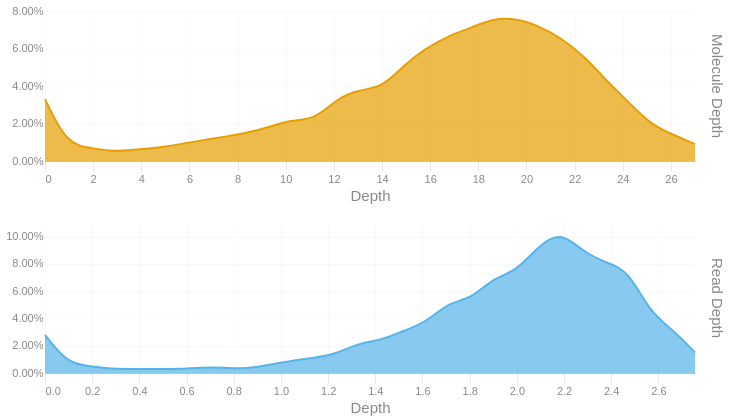

Write notebook code for a chart like this one.
### Code cell
readdep = depth_hist(tb['Read Depth'], q99, 3)
readdep = readdep.with_columns(pl.lit('Read Depth').alias('Metric'))
if not SKIPLR:
    moldep = depth_hist(tb['Molecule Depth'], mol_q99, 1)
    moldep = moldep.with_columns(pl.lit('Molecule Depth').alias('Metric'))
    _hist = pl.concat([readdep, moldep])
    _hist = _hist.filter(pl.col('Proportion') != 0)
    with SafeRender(_hist):
        (
            alt.Chart(_hist)        
            .mark_area(interpolate = "basis")
            .encode(
                x=alt.X('Bin:Q').scale(domainMin=0).axis(alt.Axis(title='Depth')),
                y = alt.Y('Proportion:Q', title = None).axis(format = '.2%'),
                color = alt.Color('Metric:N').legend(None),
                row = alt.Row("Metric:N").header(title = None, labelOrient = 'right'),
                tooltip = [
                    alt.Tooltip("Metric:N", title = "Metric"),
                    alt.Tooltip('Interval:N', title = "Depth Interval"),
                    alt.Tooltip('Proportion:Q', title = "% Alignments").format('.2%')
                ]
            )
            .resolve_scale(x='independent', y='independent')
            .properties(
                height = 150, width = 650,
                usermeta={'embedOptions': {'downloadFileName': f'{samplename}.depth.hist'}}
            )
        ).display()
else:
    readdep = readdep.filter(pl.col('Proportion') != 0)
    with SafeRender(readdep):
        (
            alt.Chart(readdep)        
            .mark_area(interpolate = "basis")
            .encode(
                x=alt.X('Bin:Q').scale(domainMin=0).axis(alt.Axis(title='Depth')),
                y = alt.Y('Proportion:Q', title = None).axis(format = '.2%'),
                tooltip = [
                    alt.Tooltip('Interval:N', title = "Depth Interval"),
                    alt.Tooltip('Proportion:Q', title = "% Alignments").format('.2%')
                ]
            )
            .properties(
                usermeta={'embedOptions': {'downloadFileName': f'{samplename}.depth.hist'}}
            )
        ).display()

### Figure 1 — Vega-Lite specification as saved in the notebook (floating-point values rounded to 4 significant figures)
{"width": 650, "height": 150, "config": {"title": {"anchor": "start", "dy": -15, "fontSize": 18, "color": "#888888", "subtitleColor": "#888888", "subtitleFontSize": 14}, "arc": {"fill": "#0072B2"}, "axis": {"domainColor": "#888888", "domainWidth": 0.5, "gridWidth": 0.2, "grid": false, "titleFontWeight": 400, "titleFontSize": 15, "labelFontSize": 11, "labelColor": "#888888", "tickColor": "#888888", "tickWidth": 0.2, "titleColor": "#888888"}, "axisBand": {"grid": false}, "axisX": {"grid": true, "tickSize": 10, "domainCap": "round"}, "axisY": {"domain": false, "grid": true, "tickSize": 0, "domainCap": "round"}, "background": "transparent", "header": {"labelFontSize": 15, "labelColor": "#888888", "titleFontSize": 15, "titleFontWeight": 600, "titleColor": "#888888"}, "legend": {"labelFont": "sans-serif", "labelFontSize": 12, "labelColor": "#888888", "symbolSize": 100, "symbolType": "circle", "titleFontSize": 12, "titlePadding": 10, "titleColor": "#888888", "title": null}, "range": {"category": ["#E69F00", "#56B4E9", "#009E73", "#F0E442", "#0072B2", "#D55E00", "#CC79A7", "#000000"], "diverging": ["#cfe8f3", "#a2d4ec", "#73bfe2", "#46abdb", "#1696d2", "#12719e"]}, "area": {"fill": "#0072B2", "fillOpacity": 0.7, "line": true, "strokeOpacity": 0.7}, "line": {"color": "#0072B2", "stroke": "#0072B2", "strokeWidth": 2}, "trail": {"color": "#0072B2", "stroke": "#0072B2", "strokeWidth": 0, "size": 1}, "point": {"filled": true, "fillOpacity": 1.0, "size": 95}, "text": {"color": "#888888", "fontSize": 11, "align": "right", "fontWeight": 400, "size": 11}, "bar": {"fill": "#0072B2", "stroke": null}, "view": {"stroke": null, "continuousWidth": 660, "continuousHeight": 400}}, "data": {"name": "data-fb1d5fc2c1242029c3b9cd554c6d4aee"}, "mark": {"type": "area", "interpolate": "basis"}, "encoding": {"color": {"field": "Metric", "legend": null, "type": "nominal"}, "row": {"field": "Metric", "header": {"title": null, "labelOrient": "right"}, "type": "nominal"}, "tooltip": [{"field": "Metric", "title": "Metric", "type": "nominal"}, {"field": "Interval", "title": "Depth Interval", "type": "nominal"}, {"field": "Proportion", "format": ".2%", "title": "% Alignments", "type": "quantitative"}], "x": {"axis": {"title": "Depth"}, "field": "Bin", "scale": {"domainMin": 0}, "type": "quantitative"}, "y": {"axis": {"format": ".2%"}, "field": "Proportion", "title": null, "type": "quantitative"}}, "resolve": {"scale": {"x": "independent", "y": "independent"}}, "usermeta": {"embedOptions": {"downloadFileName": "S5_Kennetcook_3552.depth.hist"}}, "$schema": "https://vega.github.io/schema/vega-lite/v6.1.0.json", "datasets": {"data-fb1d5fc2c1242029c3b9cd554c6d4aee": [{"Bin": 0.0, "Interval": "0.0-0.095", "Proportion": 0.028, "Metric": "Read Depth"}, {"Bin": 0.095, "Interval": "0.095-0.19", "Proportion": 0.007, "Metric": "Read Depth"}, {"Bin": 0.19, "Interval": "0.19-0.285", "Proportion": 0.005, "Metric": "Read Depth"}, {"Bin": 0.285, "Interval": "0.285-0.38", "Proportion": 0.003, "Metric": "Read Depth"}, {"Bin": 0.38, "Interval": "0.38-0.475", "Proportion": 0.003, "Metric": "Read Depth"}, {"Bin": 0.475, "Interval": "0.475-0.57", "Proportion": 0.003, "Metric": "Read Depth"}, {"Bin": 0.57, "Interval": "0.57-0.665", "Proportion": 0.003, "Metric": "Read Depth"}, {"Bin": 0.665, "Interval": "0.665-0.76", "Proportion": 0.004, "Metric": "Read Depth"}, {"Bin": 0.76, "Interval": "0.76-0.855", "Proportion": 0.004, "Metric": "Read Depth"}, {"Bin": 0.855, "Interval": "0.855-0.95", "Proportion": 0.003, "Metric": "Read Depth"}, {"Bin": 0.95, "Interval": "0.95-1.045", "Proportion": 0.006, "Metric": "Read Depth"}, {"Bin": 1.045, "Interval": "1.045-1.14", "Proportion": 0.009, "Metric": "Read Depth"}, {"Bin": 1.14, "Interval": "1.14-1.235", "Proportion": 0.011, "Metric": "Read Depth"}, {"Bin": 1.235, "Interval": "1.235-1.33", "Proportion": 0.014, "Metric": "Read Depth"}, {"Bin": 1.33, "Interval": "1.33-1.425", "Proportion": 0.022, "Metric": "Read Depth"}, {"Bin": 1.425, "Interval": "1.425-1.52", "Proportion": 0.024, "Metric": "Read Depth"}, {"Bin": 1.52, "Interval": "1.52-1.615", "Proportion": 0.031, "Metric": "Read Depth"}, {"Bin": 1.615, "Interval": "1.615-1.71", "Proportion": 0.037, "Metric": "Read Depth"}, {"Bin": 1.71, "Interval": "1.71-1.805", "Proportion": 0.052, "Metric": "Read Depth"}, {"Bin": 1.805, "Interval": "1.805-1.9", "Proportion": 0.054, "Metric": "Read Depth"}, {"Bin": 1.9, "Interval": "1.9-1.995", "Proportion": 0.07, "Metric": "Read Depth"}, {"Bin": 1.995, "Interval": "1.995-2.09", "Proportion": 0.074, "Metric": "Read Depth"}, {"Bin": 2.09, "Interval": "2.09-2.185", "Proportion": 0.093, "Metric": "Read Depth"}, {"Bin": 2.185, "Interval": "2.185-2.28", "Proportion": 0.104, "Metric": "Read Depth"}, {"Bin": 2.28, "Interval": "2.28-2.375", "Proportion": 0.089, "Metric": "Read Depth"}, {"Bin": 2.375, "Interval": "2.375-2.47", "Proportion": 0.081, "Metric": "Read Depth"}, {"Bin": 2.47, "Interval": "2.47-2.565", "Proportion": 0.076, "Metric": "Read Depth"}, {"Bin": 2.565, "Interval": "2.565-2.66", "Proportion": 0.044, "Metric": "Read Depth"}, {"Bin": 2.66, "Interval": "2.66-2.755", "Proportion": 0.032, "Metric": "Read Depth"}, {"Bin": 2.755, "Interval": "2.755-2.85", "Proportion": 0.015, "Metric": "Read Depth"}, {"Bin": 0.0, "Interval": "0.0-0.9", "Proportion": 0.033, "Metric": "Molecule Depth"}, {"Bin": 0.9, "Interval": "0.9-1.9", "Proportion": 0.009, "Metric": "Molecule Depth"}, {"Bin": 1.9, "Interval": "1.9-2.8", "Proportion": 0.007, "Metric": "Molecule Depth"}, {"Bin": 2.8, "Interval": "2.8-3.7", "Proportion": 0.005, "Metric": "Molecule Depth"}, {"Bin": 3.7, "Interval": "3.7-4.7", "Proportion": 0.006, "Metric": "Molecule Depth"}, {"Bin": 4.7, "Interval": "4.7-5.6", "Proportion": 0.007, "Metric": "Molecule Depth"}, {"Bin": 5.6, "Interval": "5.6-6.5", "Proportion": 0.009, "Metric": "Molecule Depth"}, {"Bin": 6.5, "Interval": "6.5-7.5", "Proportion": 0.011, "Metric": "Molecule Depth"}, {"Bin": 7.5, "Interval": "7.5-8.4", "Proportion": 0.013, "Metric": "Molecule Depth"}, {"Bin": 8.4, "Interval": "8.4-9.3", "Proportion": 0.015, "Metric": "Molecule Depth"}, {"Bin": 9.3, "Interval": "9.3-10.2", "Proportion": 0.018, "Metric": "Molecule Depth"}, {"Bin": 10.2, "Interval": "10.2-11.2", "Proportion": 0.022, "Metric": "Molecule Depth"}, {"Bin": 11.2, "Interval": "11.2-12.1", "Proportion": 0.022, "Metric": "Molecule Depth"}, {"Bin": 12.1, "Interval": "12.1-13.0", "Proportion": 0.033, "Metric": "Molecule Depth"}, {"Bin": 13.0, "Interval": "13.0-14.0", "Proportion": 0.038, "Metric": "Molecule Depth"}, {"Bin": 14.0, "Interval": "14.0-14.9", "Proportion": 0.039, "Metric": "Molecule Depth"}, {"Bin": 14.9, "Interval": "14.9-15.8", "Proportion": 0.051, "Metric": "Molecule Depth"}, {"Bin": 15.8, "Interval": "15.8-16.8", "Proportion": 0.06, "Metric": "Molecule Depth"}, {"Bin": 16.8, "Interval": "16.8-17.7", "Proportion": 0.067, "Metric": "Molecule Depth"}, {"Bin": 17.7, "Interval": "17.7-18.6", "Proportion": 0.071, "Metric": "Molecule Depth"}, {"Bin": 18.6, "Interval": "18.6-19.6", "Proportion": 0.076, "Metric": "Molecule Depth"}, {"Bin": 19.6, "Interval": "19.6-20.5", "Proportion": 0.076, "Metric": "Molecule Depth"}, {"Bin": 20.5, "Interval": "20.5-21.4", "Proportion": 0.072, "Metric": "Molecule Depth"}, {"Bin": 21.4, "Interval": "21.4-22.4", "Proportion": 0.066, "Metric": "Molecule Depth"}, {"Bin": 22.4, "Interval": "22.4-23.3", "Proportion": 0.056, "Metric": "Molecule Depth"}, {"Bin": 23.3, "Interval": "23.3-24.2", "Proportion": 0.043, "Metric": "Molecule Depth"}, {"Bin": 24.2, "Interval": "24.2-25.2", "Proportion": 0.032, "Metric": "Molecule Depth"}, {"Bin": 25.2, "Interval": "25.2-26.1", "Proportion": 0.019, "Metric": "Molecule Depth"}, {"Bin": 26.1, "Interval": "26.1-27.0", "Proportion": 0.014, "Metric": "Molecule Depth"}, {"Bin": 27.0, "Interval": "27.0-27.95", "Proportion": 0.009, "Metric": "Molecule Depth"}]}}
